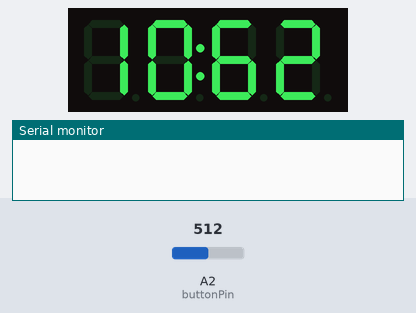
Bench run of a sketch on a simulated Arduino Uno, built with avr-gcc and run on an emulated ATmega328P. Shown: 4-digit seven-segment display, the last lines printed to the serial monitor. The inputs (shaded band) are chosen by the test bench; at power-on: A2 (buttonPin) = 512.

Above: at 1.2 s.
1.3 s: A2 (buttonPin) set to 481
4.3 s: A2 (buttonPin) set to 960
At 4.68 s:
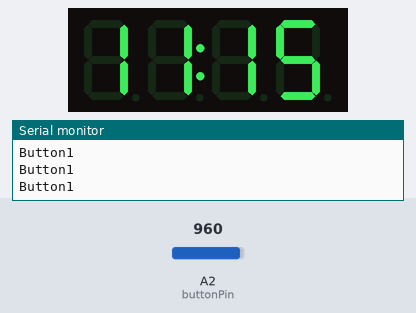
6.0 s: A2 (buttonPin) set to 937
At 6.29 s:
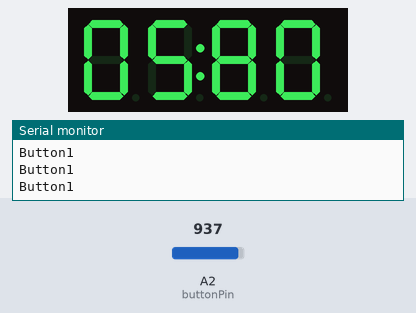
Timing chart, 0 to 9.0 s (numbered marks = the images above; inputs shaded):
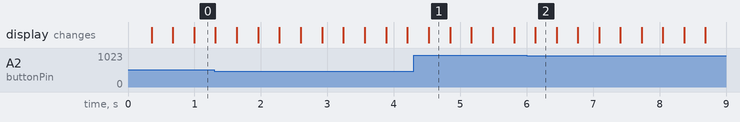

The sketch:

displayInterface.ino
```cpp
/*
This code is a physical interface for a p5js project.
The right button proceeds the original story.
When the right switch is clicked, the story will be partially deleted.
Also, the time display will goes back in time a little bit.
Then the alternate story will show up and the user will see the ending.

[Reference]
- Button code example: Blagojce Bill Kolicoski
https://github.com/bkolicoski/arduino-one-pin-buttons

- Clock display: Ryan Chan
https://www.hackster.io/ryanchan/tm1637-digit-display-arduino-quick-tutorial-ca8a93
*/

#include <TM1637.h>

//buttons(two switches) setting
int buttonPin = A2;

//clock setting
int CLK = 2;
int DIO = 3;
int timeDigit;

TM1637 tm(CLK, DIO);

void setup()
{
  //clock setup
  tm.init();
  //set brightness; 0-7
  tm.set(2);

  //serial port connection
  Serial.begin(9600);

  //default time
  timeDigit = 1023;
}

void loop()
{
  //number being displayed
  displayNumber(timeDigit);
  timeDigit = timeDigit + 1; //make the time flows
  if (timeDigit > 6000) {
    timeDigit = 0;
  }

  //read the button state
  int buttonState = analogRead(buttonPin);
  if (buttonState > 950 && buttonState < 1023) {
    Serial.println("Button1");
    timeDigit = timeDigit - 10; //make the time goes back
  } else if (buttonState > 450 && buttonState < 500) {
    Serial.println("Button2");
  }

  //button output test
  //Serial.println(buttonState);
}

//function for number display with a colon in the middle.
//Put integars in the parenthesis for the time at the starting point.
void displayNumber(int num)
{
    tm.point(1);
    tm.display(3, num % 10);
    tm.display(2, num / 10 % 10);
    tm.display(1, num / 100 % 10);
    tm.display(0, num / 1000 % 10);
}
```
